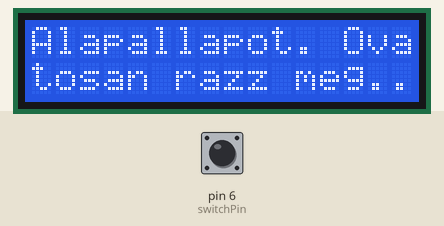
The sketch below on a simulated Arduino Uno, built with avr-gcc and run on an emulated ATmega328P. On the bench: 16×2 character LCD. The inputs (shaded band) are chosen by the test bench; at power-on: pin 6 (switchPin) LOW. Random numbers use the default seed unless the sketch sets one.

Above: at 1.2 s.
1.3 s: pin 6 (switchPin) pulled HIGH for 0.15 s
At 2.6 s:
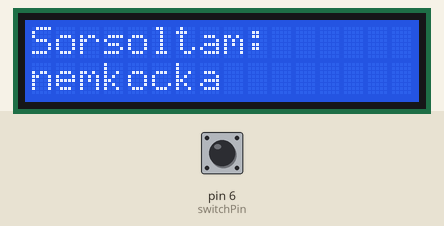
2.9 s: pin 6 (switchPin) pulled HIGH for 1 s
At 5.1 s:
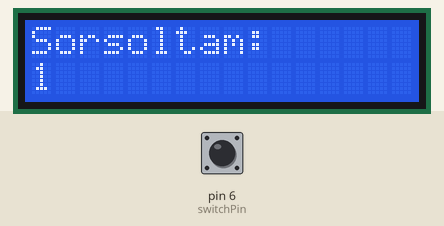
5.4 s: pin 6 (switchPin) pulsed HIGH 5 times (0.12 s each, 0.3 s apart)
At 6.7 s:
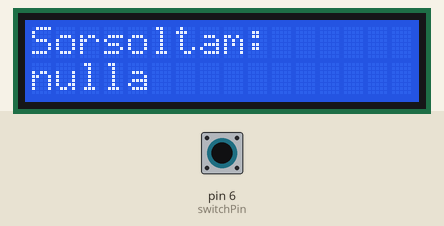
8.4 s: pin 6 (switchPin) pulled HIGH for 0.15 s
At 9.4 s:
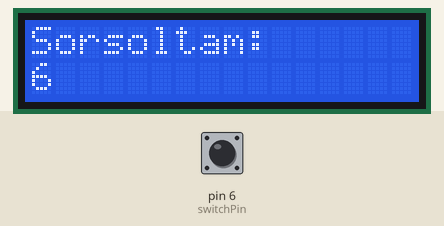
10.0 s: pin 6 (switchPin) pulled HIGH for 1 s
At 11.9 s:
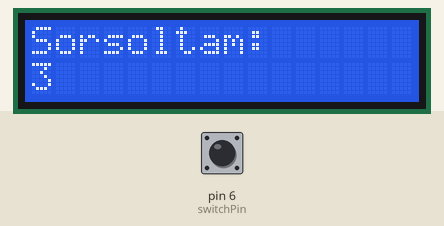
Timing chart, 0 to 13.4 s (numbered marks = the images above; inputs shaded):
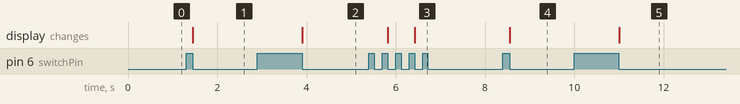

Measured:
- after the input at 1.3 s, the display: changes after 0.15 s (image 1)
- after the input at 2.9 s, the display: changes after 1.0 s (image 2)
- after the input at 5.4 s, the display: first changes after 0.42 s (image 3 shows a later state)
- after the input at 8.4 s, the display: changes after 0.15 s (image 4)
- after the input at 10.0 s, the display: changes after 1.0 s (image 5)

The sketch:

lcd.ino
```cpp
// meghajto vezerlesehez szukseges konyvtar
#include <LiquidCrystal.h>

// inicializalas az LCD huzalozasaval osszhangban
LiquidCrystal lcd(12, 11, 5, 4, 3, 2);

const int switchPin = 6;        // higyankapcsolo laba
int switchState = 0;            // kapcsolo allapota
int prevSwitchState = 0;        // kapcsolo elozo allapota
int reply;                      // tarolo

void setup() {
  lcd.begin(16, 2);             // LCD 16 karakter mindket sorban
  pinMode(switchPin, INPUT);    // higanykapcsolo bemenetkent
  lcd.print("Alapallapot. Ova");// elso uzenet
  lcd.setCursor(0, 1);
  lcd.print("tosan razz meg..");
}

void loop() {
  switchState = digitalRead(switchPin);   // kapcsolo allapota
  if (switchState != prevSwitchState) {   // atmenet
    if (switchState == LOW) {
      reply = random(8);                  // sorsoljunk szamot
      lcd.clear();
      lcd.setCursor(0, 0);
      lcd.print("Sorsoltam:");
      lcd.setCursor(0, 1);
      switch (reply) {                    // sorsolas fuggo uzenet az LCD-re
        case 0:
        lcd.print("nulla");
        break;
        case 7:
        lcd.print("nemkocka");
        break;
        default:
        lcd.print(reply);
        break;
      }
    }
  }
  prevSwitchState = switchState;          // kapcsolo allapotanak mentese
}
```
